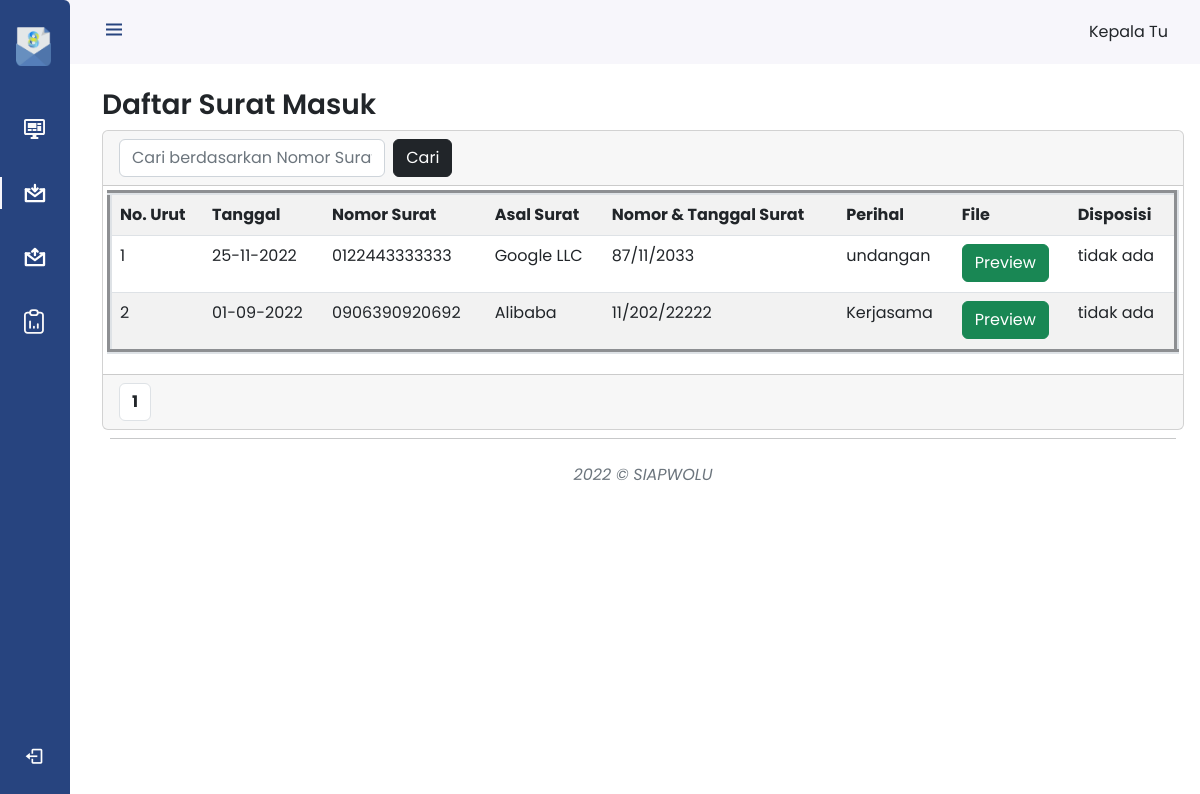
The page /user/surat_masuk.php (signed in) on the database its author committed.
### tables this page shows
CREATE TABLE `surat_masuk` (
  `id` int(11) NOT NULL,
  `tanggal` date NOT NULL,
  `nomor_surat` varchar(20) NOT NULL,
  `asal_surat` varchar(200) NOT NULL,
  `nomor_tanggal_surat` varchar(30) NOT NULL,
  `perihal` text NOT NULL,
  `file_surat` varchar(100) NOT NULL,
  `file_disposisi` varchar(100) NOT NULL
);

### functions.php (called while the page is built, shortened)
<?php
        $conn = mysqli_connect("localhost","root","","siapwolu");
        function query($query) {
            global $conn;
            $result = mysqli_query($conn,$query);
            $rows = [];
            while($row = mysqli_fetch_assoc($result)) {
                $rows[] = $row;
            }
            return $rows;
        }
?>

### user/surat_masuk.php (the view, shortened to what this page needs)
<?php
    require '../functions.php';
    $jumlahDataPerHalaman = 10;
    $jumlahData = count(query("SELECT * FROM surat_masuk"));
    $jumlahHalaman = ceil($jumlahData / $jumlahDataPerHalaman);
    $halamanAktif = (isset($_GET["halaman"])) ? $_GET["halaman"] : 1;
    $awalData = ($jumlahDataPerHalaman * $halamanAktif) - $jumlahDataPerHalaman;
    $surat = query("SELECT * FROM surat_masuk ORDER BY id DESC LIMIT $awalData, $jumlahDataPerHalaman ");
?>
<!doctype html>
<html lang="en">
  <head>
    <link href="https://cdn.jsdelivr.net/npm/bootstrap@5.2.2/dist/css/bootstrap.min.css" rel="stylesheet">
    <link rel="stylesheet" href="https://cdnjs.cloudflare.com/ajax/libs/jquery/3.2.1/jquery.min.js">
    <link rel="stylesheet" href="https://cdn.jsdelivr.net/npm/boxicons@latest/css/boxicons.min.css">
    <link rel="stylesheet" href="../styles/style.css">
    <link rel="stylesheet" href="../styles/sidebar.css">
    <link rel="stylesheet" href="https://cdn.jsdelivr.net/npm/bootstrap-icons@1.9.1/font/bootstrap-icons.css">
  </head>
  <body id="body-pd">
    <header class="header" id="header">
        <div class="header_toggle"> <i class='bx bx-menu' id="header-toggle"></i> </div>
        <div class="header_img"> <img src="" alt=""> </div>
        <span><?php echo $_SESSION['username'] ?></span>
    </header>
    <div class="l-navbar bg-primary min-width-100vw  rounded-end" id="nav-bar">
        <nav class="nav">
            <div>
            <a href="./index.php"  class="nav_logo px-3">
                <img  src="../assets/img/new_logo.png" style="width: 35px;" alt="">
              </a>
                <div class="nav_list">
                  <a href="./index.php" class="nav_link ">
                    <img class="nav_icon" src="../assets/icon/dsh.svg" style="height: 20px;" alt="">
                  </a>
                  <a href="#  " class="nav_link active">
                    <img class="nav_icon" src="../assets/icon/sm.svg" style="height: 20px;" alt="">
                  </a>
                  <a href="./surat_keluar.php" class="nav_link">
                    <img class="nav_icon" src="../assets/icon/sk.svg" style="height: 20px;" alt="">
                  </a>
                  <a href="../laporan.php" class="nav_link">
                    <img class="nav_icon" src="../assets/icon/lpr.svg" style="height: 25px;" alt="">
                  </a>
                </div>
            </div> <a href="../logout.php" class="nav_link"> <i class='bx bx-log-out nav_icon'></i> <span class="nav_name">LogOut</span> </a>
        </nav>
    </div>
      <div class="col-12">
        <div class="row">
          <div class="col mt-4">
            <h3 class="fw-semibold">Daftar Surat Masuk</h3>
          </div>
        </div>
            <div class="card shadow-2">
              <div class="card-header">
                <div class="row">
                  <form class="col-sm-4 d-flex " action="" method="POST">
                        <input class="form-control me-2 " type="text" name="keyword" autofocus placeholder="Cari berdasarkan Nomor Surat/Asal/Tanggal" autocomplete="off" size="30">
                        <button class="btn btn-dark" type="submit" name="cari">Cari</button>
                    </form>
                    </div>
                  </div>
                  <div class="card-body p-1 m-0 table table-responsive">
                    <table  data-aos-duration="1200" data-aos="fade-up"  class="table  table-striped display nowrap w-100  aos-init aos-animate" border="5" cellpadding="10" cellspacing="0">
                        <tr>
                            <th>No. Urut</th>
                            <th>Tanggal</th>
                            <th>Nomor Surat</th>
                            <th>Asal Surat</th>
                            <th>Nomor & Tanggal Surat</th>
                            <th>Perihal </th>
                            <th>File  </th>
                            <th>Disposisi</th>
                        </tr>
                        <?php $i = 1; ?>
                    <?php foreach($surat as $row) : ?>
                        <tr>
                            <td><?= $i;  ?></td>
                            <td><?= date("d-m-Y" , strtotime($row["tanggal"])); ?></td>
                            <td><?= $row["nomor_surat"]; ?></td>
                            <td><?= $row["asal_surat"]; ?></td>
                            <td><?= $row["nomor_tanggal_surat"]; ?></td>
                            <td><?= $row["perihal"]; ?></td>
                            <td>
                                <a class="btn btn-success" href="../page/prev_sm.php?id=<?= $row['id']; ?>" target="_blank">Preview</a>
                            </td>
                            <?php if($row["file_disposisi"] === "Tidak ada") : ?>
                              <td>
                                <p>tidak ada</p>
                              </td>
                              <?php else: ?>
                              <td>
                                <a class="btn btn-success" href="../page/prev_dispo.php?id=<?= $row['id']; ?>">Preview</a>
                              </td>
                            <?php endif; ?>
                        </tr>
                        <?php $i++; ?>
                        <?php endforeach; ?>
                    </table>
                </div>
                <div class="card-footer">
                  <ul class="pagination m-0">
                    <?php for($i = 1; $i <= $jumlahHalaman; $i++) : ?>
                      <?php if($i == $halamanAktif) : ?>
                        <li class="page-item"><a class="page-link link-dark fw-bold" href="?halaman=<?= $i; ?>"><?= $i ; ?></a></li>
                        <?php else : ?>
                        <li class="page-item"><a class="page-link link-secondary" href="?halaman=<?= $i; ?>"><?= $i ; ?></a></li>
                      <?php endif; ?>
                    <?php endfor; ?>
                  </ul>
                </div>
              </div>
            </div>
    <div class="row bottom-0 m-2">
      <hr class="border-dark border-opacity-100">
      <div class="d-flex justify-content-center align-items-center bg-ft col">
          <em class="text-muted text-center m-2 fs-6">2022  &#169;	SIAPWOLU</em>
      </div>
    </div>
  </body>
</html>

### styles/style.css (style rules this page uses)
:root { --font-style: "Poppins", sans-serif; --bg-primary: #27447F; }
.bg-primary { background-color: #27447F!important; }
a { text-decoration: none; }
ul { list-style-type: none; }
* { font-family: "Poppins", sans-serif; }

### styles/sidebar.css (style rules this page uses)
:root { --header-height: 3rem; --nav-width: 70px; --first-color: #27447f; --first-color-light: #ffffff; --white-color: #f7f6fb; --body-font: "Poppins", sans-serif; --normal-font-size: 1rem; --z-fixed: 100; }
body { position: relative; margin: var(--header-height) 0 0 0; padding: 0 1rem; font-family: var(--body-font); font-size: var(--normal-font-size); transition: 0.5s; }
a { text-decoration: none; }
.header { width: 100%; height: var(--header-height); position: fixed; top: 0; left: 0; display: flex; align-items: center; justify-content: space-between; padding: 0 1rem; background-color: var(--white-color); z-index: var(--z-fixed); transition: 0.5s; }
.header_toggle { color: var(--first-color); font-size: 1.5rem; cursor: pointer; }
.header_img { width: 35px; height: 35px; display: flex; justify-content: center; border-radius: 50%; overflow: hidden; }
.header_img img { width: 40px; }
.l-navbar { position: fixed; top: 0; left: -30%; width: var(--nav-width); height: 100vh; background-color: var(--first-color); padding: 0.5rem 1rem 0 0; transition: 0.5s; z-index: var(--z-fixed); }
.bg-primary { background-color: #27447f!important; }
.nav { height: 100%; display: flex; flex-direction: column; justify-content: space-between; overflow: hidden; }
.nav_logo, .nav_link { display: grid; grid-template-columns: max-content max-content; align-items: center; column-gap: 1rem; padding: 0.5rem 0 0.5rem 1.5rem; }
.nav_logo { margin-bottom: 2rem; }
.nav_link { position: relative; color: var(--first-color-light)!important; margin-bottom: 1.5rem; transition: 0.3s; }
.nav_icon { font-size: 1.25rem; }
.active { color: var(--white-color); }
.active::before { content: ""; position: absolute; left: 0; width: 2px; height: 32px; background-color: var(--white-color); }
@media screen and (min-width: 768px) { body { margin: calc(var(--header-height) + 1rem) 0 0 0; padding-left: calc(var(--nav-width) + 2rem); } }
@media screen and (min-width: 768px) { .header { height: calc(var(--header-height) + 1rem); padding: 0 2rem 0 calc(var(--nav-width) + 2rem); } }
@media screen and (min-width: 768px) { .header_img { width: 40px; height: 40px; } }
@media screen and (min-width: 768px) { .header_img img { width: 45px; } }
@media screen and (min-width: 768px) { .l-navbar { left: 0; padding: 1rem 1rem 0 0; } }
@media screen and (min-width: 768px) { .bg-primary { background-color: #27447f !important; } }

### user/surat_masuk.php (style rules this page uses)
.bg-primary { background-color: #27447f !important; }

### rows shown on the page
surat_masuk: tanggal "25-11-2022", nomor_surat "0122443333333", asal_surat "Google LLC", nomor_tanggal_surat "87/11/2033", perihal "undangan", file_disposisi "tidak ada"
surat_masuk: tanggal "01-09-2022", nomor_surat "0906390920692", asal_surat "Alibaba", nomor_tanggal_surat "11/202/22222", perihal "Kerjasama", file_disposisi "tidak ada"

### other values the page prints
$_SESSION['username'] "Kepala Tu"
